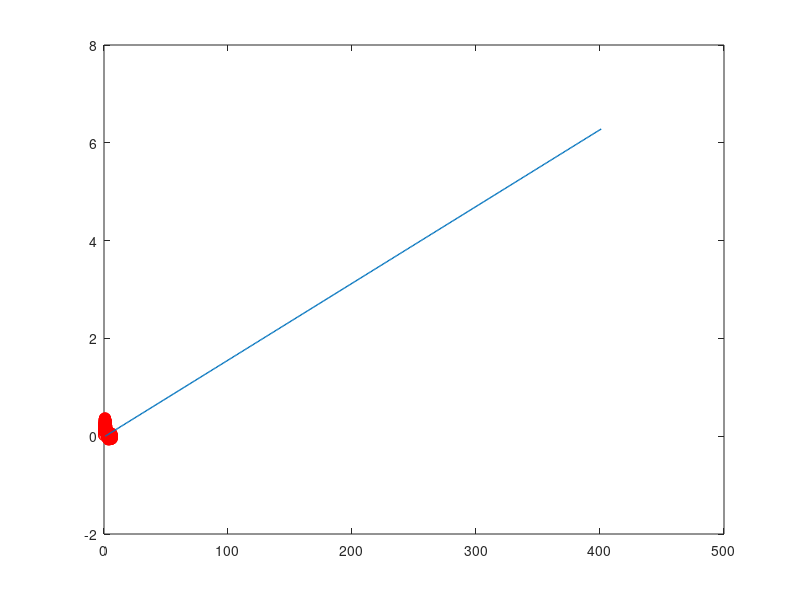

The MATLAB script that drew this image: (Note: this script raises an error after producing the figure.)
clear; close all; clc;

x=0:pi / 200:2 * pi;
f= sin(x).*exp(-x) + 0.01 * sin(15 * x);
data = f + 0.1 * rand(1, length(x)) - 0.05;

Units = 'Centimeters';
figWidth = 16;
figHeight = 8;

ff=figure('Units',Units,'Position',[10 10 figWidth figHeight])

pp=plot(x, f, 'b', x, data, 'ro', x);

set(pp(1),'LineWidth',2); % Make the main sine a heavy line
set(pp(2),'MarkerSize',8);% Make the dots a bit bigger
set(pp(3),'LineWidth',1); % Make the error bound lines heavier
set(pp(4),'LineWidth',1); % Make the error bound lines heavier
